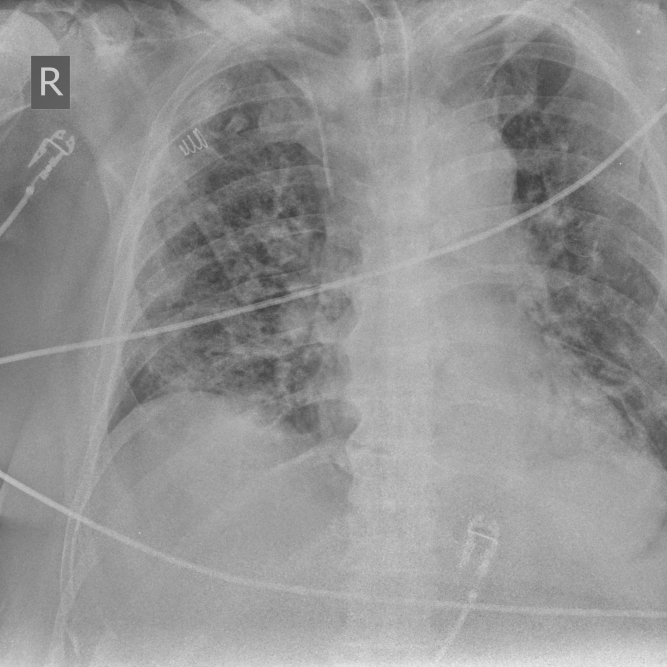
#> input picture Chest_X_Ray_Dataset/COVID19/COVID19(0).jpg, 2000 x 2000 px, given as the content of the folder ./Chest_X_Ray_Dataset/TURBERCULOSIS, which was not available (shown at 1/3 size)
$ jupyter execute --allow-errors xray.ipynb
#> lines starting #> are read from the running program, lines starting #| are printed output that depends on the picture; pictures that were not available may be replaced by others from this repository, and a replacement may not be noted
[cell 1]
import os
import cv2
import numpy as np
import matplotlib.pyplot as plt
from sklearn.model_selection import train_test_split
from tensorflow.keras.preprocessing.image import ImageDataGenerator
from tensorflow.keras.models import Sequential
from tensorflow.keras.layers import Conv2D, MaxPooling2D, Flatten, Dense, Dropout
from tensorflow.keras.optimizers import Adam
import tensorflow as tf
from skimage.feature import local_binary_pattern

[cell 2]
img_height, img_width = 224, 224

# Dataset directory
dataset_dir = './Chest_X_Ray_Dataset/'

class_labels = ['TURBERCULOSIS', 'NORMAL', 'COVID19', 'PNEUMONIA']

def load_and_preprocess_data(dataset_dir):
#> called with dataset_dir = './Chest_X_Ray_Dataset/'
    images = []
    labels = []

    for label in class_labels:
        label_dir = os.path.join(dataset_dir, label)
        for img_name in os.listdir(label_dir):
            img_path = os.path.join(label_dir, img_name)
            # Load the image
            img = cv2.imread(img_path)
#> img is the input picture: shape (2000, 2000, 3); min 60, max 237, mean 147.9
            img = cv2.cvtColor(img, cv2.COLOR_BGR2GRAY)  # Convert to grayscale
#> img: shape (2000, 2000)


            img = cv2.GaussianBlur(img, (3, 3), 0)

            # Apply Canny Edge Detection
            edges = cv2.Canny(img, 30, 65)
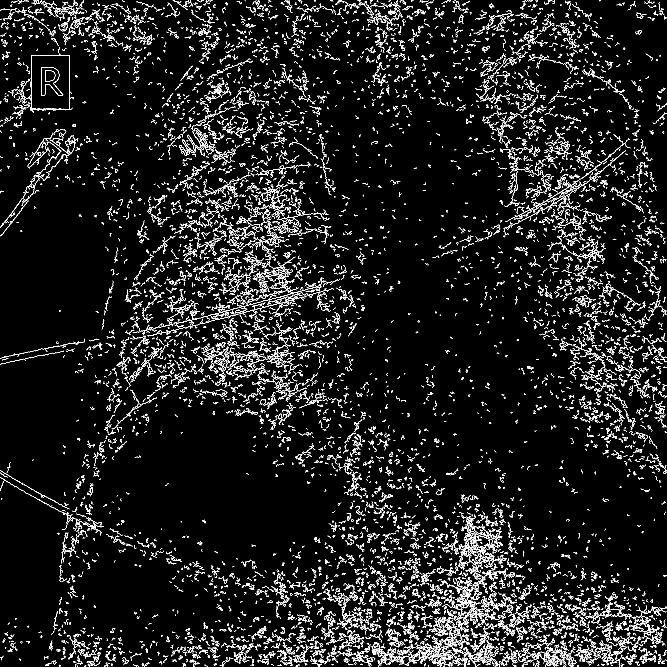
#> edges: shape (2000, 2000) (shown at 1/3 size); 5.2% white in thin lines or dots

            img_resized = cv2.resize(edges, (img_height, img_width))
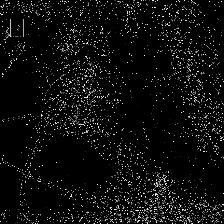
#> img_resized: shape (224, 224); min 0, max 255, mean 13.4
            # img_resized = cv2.resize(img, (img_height, img_width))


            images.append(img_resized)
            labels.append(class_labels.index(label))
#> pass 2 of the loop in load_and_preprocess_data, `for label in class_labels:`:
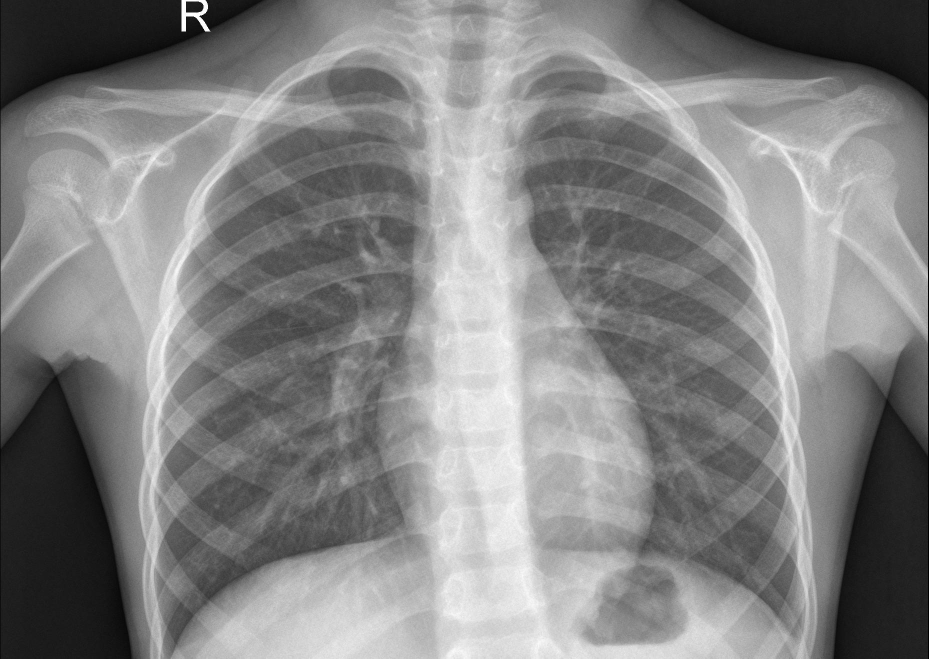
#> input picture Chest_X_Ray_Dataset/NORMAL/IM-0001-0001.jpeg, 1857 x 1317 px (shown at 1/2 size)
#> in load_and_preprocess_data, img is the input picture: shape (1317, 1857, 3); min 0, max 255, mean 131
#> in load_and_preprocess_data, `edges = cv2.Canny(img, 30, 65)`:
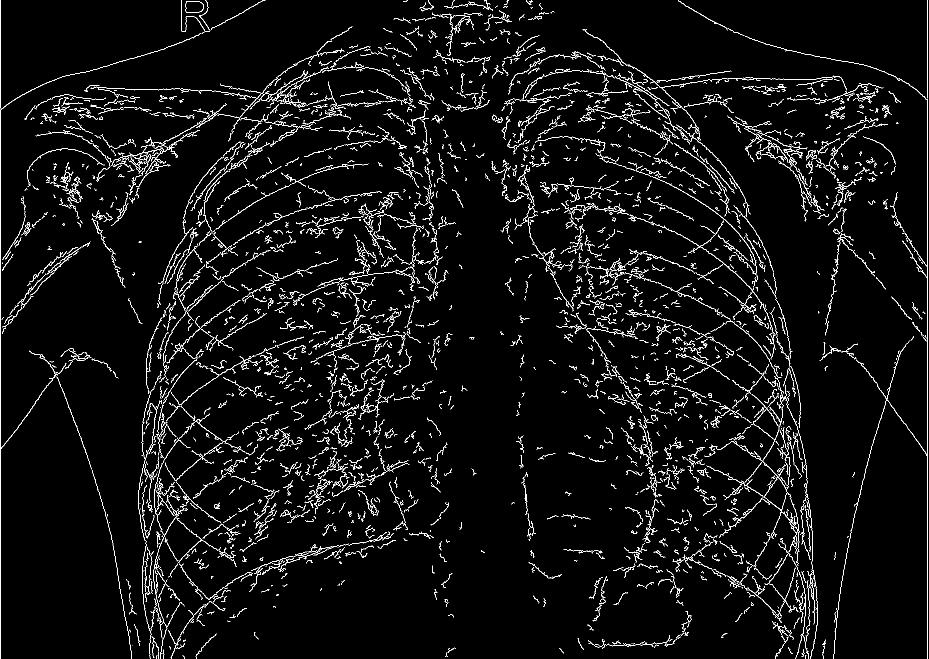
#> edges: shape (1317, 1857) (shown at 1/2 size); 4.2% white in thin lines or dots
#> in load_and_preprocess_data, `img_resized = cv2.resize(edges, (img_height, img_width))`:
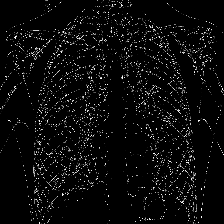
#> img_resized: shape (224, 224); min 0, max 255, mean 10.7

    images = np.array(images)
    labels = np.array(labels)

    # Normalize the images
    images = images.astype('float32') / 255.0

    # Reshape to (num_samples, height, width, 1) for CNN input
    images = np.expand_dims(images, axis=-1)

    return images, labels

# Load dataset
images, labels = load_and_preprocess_data(dataset_dir)
